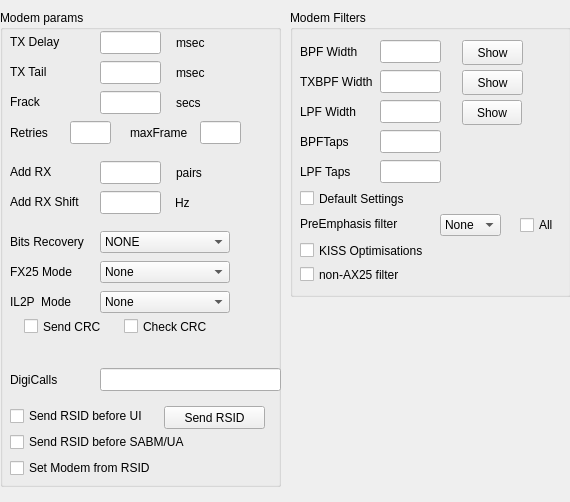
     <widget class="QWidget" name="scrollAreaWidgetContents_3">
      <property name="geometry">
       <rect>
        <x>0</x>
        <y>0</y>
        <width>570</width>
        <height>502</height>
       </rect>
      </property>
      <widget class="QGroupBox" name="filtersC">
       <property name="geometry">
        <rect>
         <x>290</x>
         <y>10</y>
         <width>281</width>
         <height>287</height>
        </rect>
       </property>
       <property name="title">
        <string>Modem Filters</string>
       </property>
       <widget class="QPushButton" name="showBPF_C">
        <property name="geometry">
         <rect>
          <x>172</x>
          <y>30</y>
          <width>61</width>
          <height>25</height>
         </rect>
        </property>
        <property name="text">
         <string>Show</string>
        </property>
       </widget>
       <widget class="QPushButton" name="showTXBPF_C">
        <property name="geometry">
         <rect>
          <x>172</x>
          <y>60</y>
          <width>61</width>
          <height>25</height>
         </rect>
        </property>
        <property name="text">
         <string>Show</string>
        </property>
       </widget>
       <widget class="QPushButton" name="showLPF_C">
        <property name="geometry">
         <rect>
          <x>172</x>
          <y>90</y>
          <width>60</width>
          <height>25</height>
         </rect>
        </property>
        <property name="text">
         <string>Show</string>
        </property>
       </widget>
       <widget class="QLineEdit" name="BPFWidthC">
        <property name="geometry">
         <rect>
          <x>90</x>
          <y>30</y>
          <width>61</width>
          <height>23</height>
         </rect>
        </property>
       </widget>
       <widget class="QLabel" name="label_35">
        <property name="geometry">
         <rect>
          <x>10</x>
          <y>30</y>
          <width>71</width>
          <height>23</height>
         </rect>
        </property>
        <property name="text">
         <string>BPF Width</string>
        </property>
       </widget>
       <widget class="QLabel" name="label_36">
        <property name="geometry">
         <rect>
          <x>10</x>
          <y>60</y>
          <width>81</width>
          <height>23</height>
         </rect>
        </property>
        <property name="text">
         <string>TXBPF Width</string>
        </property>
       </widget>
       <widget class="QLineEdit" name="TXBPFWidthC">
        <property name="geometry">
         <rect>
          <x>90</x>
          <y>60</y>
          <width>61</width>
          <height>23</height>
         </rect>
        </property>
       </widget>
       <widget class="QLabel" name="label_37">
        <property name="geometry">
         <rect>
          <x>10</x>
          <y>90</y>
          <width>71</width>
          <height>23</height>
         </rect>
        </property>
        <property name="text">
         <string>LPF Width</string>
        </property>
       </widget>
       <widget class="QLineEdit" name="LPFWidthC">
        <property name="geometry">
         <rect>
          <x>90</x>
          <y>90</y>
          <width>61</width>
          <height>23</height>
         </rect>
        </property>
       </widget>
       <widget class="QLineEdit" name="BPFTapsC">
        <property name="geometry">
         <rect>
          <x>90</x>
          <y>120</y>
          <width>61</width>
          <height>23</height>
         </rect>
        </property>
       </widget>
       <widget class="QLineEdit" name="LPFTapsC">
        <property name="geometry">
         <rect>
          <x>90</x>
          <y>150</y>
          <width>61</width>
          <height>23</height>
         </rect>
        </property>
       </widget>
       <widget class="QComboBox" name="preEmphC">
        <property name="geometry">
         <rect>
          <x>150</x>
          <y>204</y>
          <width>61</width>
          <height>22</height>
         </rect>
        </property>
        <item>
         <property name="text">
          <string>None</string>
         </property>
        </item>
        <item>
         <property name="text">
          <string>6 dB</string>
         </property>
        </item>
        <item>
         <property name="text">
          <string>12 dB</string>
         </property>
        </item>
       </widget>
       <widget class="QCheckBox" name="DefaultC">
        <property name="geometry">
         <rect>
          <x>10</x>
          <y>180</y>
          <width>171</width>
          <height>17</height>
         </rect>
        </property>
        <property name="text">
         <string>Default Settings</string>
        </property>
       </widget>
       <widget class="QCheckBox" name="KISSOptC">
        <property name="geometry">
         <rect>
          <x>10</x>
          <y>232</y>
          <width>166</width>
          <height>17</height>
         </rect>
        </property>
        <property name="text">
         <string>KISS Optimisations</string>
        </property>
       </widget>
       <widget class="QCheckBox" name="nonAX25C">
        <property name="geometry">
         <rect>
          <x>10</x>
          <y>256</y>
          <width>176</width>
          <height>17</height>
         </rect>
        </property>
        <property name="text">
         <string>non-AX25 filter</string>
        </property>
       </widget>
       <widget class="QLabel" name="label_38">
        <property name="geometry">
         <rect>
          <x>10</x>
          <y>120</y>
          <width>71</width>
          <height>23</height>
         </rect>
        </property>
        <property name="text">
         <string>BPFTaps</string>
        </property>
       </widget>
       <widget class="QLabel" name="label_39">
        <property name="geometry">
         <rect>
          <x>10</x>
          <y>150</y>
          <width>71</width>
          <height>23</height>
         </rect>
        </property>
        <property name="text">
         <string>LPF Taps</string>
        </property>
       </widget>
       <widget class="QLabel" name="label_40">
        <property name="geometry">
         <rect>
          <x>10</x>
          <y>203</y>
          <width>141</width>
          <height>22</height>
         </rect>
        </property>
        <property name="text">
         <string>PreEmphasis filter</string>
        </property>
       </widget>
       <widget class="QCheckBox" name="preEmphAllC">
        <property name="geometry">
         <rect>
          <x>230</x>
          <y>207</y>
          <width>51</width>
          <height>16</height>
         </rect>
        </property>
        <property name="text">
         <string>All</string>
        </property>
       </widget>
      </widget>
      <widget class="QWidget" name="layoutWidget_3">
       <property name="geometry">
        <rect>
         <x>175</x>
         <y>545</y>
         <width>209</width>
         <height>33</height>
        </rect>
       </property>
       <layout class="QHBoxLayout" name="_3">
        <property name="spacing">
         <number>6</number>
        </property>
        <property name="leftMargin">
         <number>0</number>
        </property>
        <property name="topMargin">
         <number>0</number>
        </property>
        <property name="rightMargin">
         <number>0</number>
        </property>
        <property name="bottomMargin">
         <number>0</number>
        </property>
        <item>
         <widget class="QPushButton" name="okButton_3">
          <property name="text">
           <string>OK</string>
          </property>
         </widget>
        </item>
        <item>
         <widget class="QPushButton" name="cancelButton_3">
          <property name="text">
           <string>Cancel</string>
          </property>
         </widget>
        </item>
       </layout>
      </widget>
      <widget class="QGroupBox" name="groupBox_3">
       <property name="geometry">
        <rect>
         <x>0</x>
         <y>10</y>
         <width>281</width>
         <height>477</height>
        </rect>
       </property>
       <property name="title">
        <string>Modem params</string>
       </property>
       <widget class="QLineEdit" name="RXShiftC">
        <property name="geometry">
         <rect>
          <x>100</x>
          <y>181</y>
          <width>61</width>
          <height>23</height>
         </rect>
        </property>
       </widget>
       <widget class="QLineEdit" name="TXDelayC">
        <property name="geometry">
         <rect>
          <x>100</x>
          <y>21</y>
          <width>61</width>
          <height>23</height>
         </rect>
        </property>
       </widget>
       <widget class="QLineEdit" name="TXTailC">
        <property name="geometry">
         <rect>
          <x>100</x>
          <y>51</y>
          <width>61</width>
          <height>23</height>
         </rect>
        </property>
       </widget>
       <widget class="QLineEdit" name="AddRXC">
        <property name="geometry">
         <rect>
          <x>100</x>
          <y>151</y>
          <width>61</width>
          <height>23</height>
         </rect>
        </property>
       </widget>
       <widget class="QComboBox" name="recoverBitC">
        <property name="geometry">
         <rect>
          <x>100</x>
          <y>221</y>
          <width>130</width>
          <height>22</height>
         </rect>
        </property>
        <item>
         <property name="text">
          <string>NONE</string>
         </property>
        </item>
        <item>
         <property name="text">
          <string>SINGLE</string>
         </property>
        </item>
       </widget>
       <widget class="QLabel" name="label_34">
        <property name="geometry">
         <rect>
          <x>10</x>
          <y>20</y>
          <width>71</width>
          <height>23</height>
         </rect>
        </property>
        <property name="text">
         <string>TX Delay</string>
        </property>
       </widget>
       <widget class="QLabel" name="label_41">
        <property name="geometry">
         <rect>
          <x>10</x>
          <y>50</y>
          <width>71</width>
          <height>23</height>
         </rect>
        </property>
        <property name="text">
         <string>TX Tail</string>
        </property>
       </widget>
       <widget class="QLabel" name="label_42">
        <property name="geometry">
         <rect>
          <x>10</x>
          <y>150</y>
          <width>71</width>
          <height>23</height>
         </rect>
        </property>
        <property name="text">
         <string>Add RX</string>
        </property>
       </widget>
       <widget class="QLabel" name="label_43">
        <property name="geometry">
         <rect>
          <x>10</x>
          <y>180</y>
          <width>71</width>
          <height>23</height>
         </rect>
        </property>
        <property name="text">
         <string>Add RX Shift</string>
        </property>
       </widget>
       <widget class="QLabel" name="label_44">
        <property name="geometry">
         <rect>
          <x>10</x>
          <y>220</y>
          <width>91</width>
          <height>23</height>
         </rect>
        </property>
        <property name="text">
         <string>Bits Recovery</string>
        </property>
       </widget>
       <widget class="QLabel" name="label_45">
        <property name="geometry">
         <rect>
          <x>176</x>
          <y>21</y>
          <width>71</width>
          <height>23</height>
         </rect>
        </property>
        <property name="text">
         <string>msec</string>
        </property>
       </widget>
       <widget class="QLabel" name="label_46">
        <property name="geometry">
         <rect>
          <x>176</x>
          <y>51</y>
          <width>71</width>
          <height>23</height>
         </rect>
        </property>
        <property name="text">
         <string>msec</string>
        </property>
       </widget>
       <widget class="QLabel" name="label_47">
        <property name="geometry">
         <rect>
          <x>176</x>
          <y>151</y>
          <width>71</width>
          <height>23</height>
         </rect>
        </property>
        <property name="text">
         <string>pairs</string>
        </property>
       </widget>
       <widget class="QLabel" name="label_48">
        <property name="geometry">
         <rect>
          <x>175</x>
          <y>181</y>
          <width>71</width>
          <height>23</height>
         </rect>
        </property>
        <property name="text">
         <string>Hz</string>
        </property>
       </widget>
       <widget class="QComboBox" name="fx25ModeC">
        <property name="geometry">
         <rect>
          <x>100</x>
          <y>251</y>
          <width>130</width>
          <height>22</height>
         </rect>
        </property>
        <item>
         <property name="text">
          <string>None</string>
         </property>
        </item>
        <item>
         <property name="text">
          <string>RX Only</string>
         </property>
        </item>
        <item>
         <property name="text">
          <string>RX+TX</string>
         </property>
        </item>
       </widget>
       <widget class="QLabel" name="label_49">
        <property name="geometry">
         <rect>
          <x>10</x>
          <y>250</y>
          <width>86</width>
          <height>23</height>
         </rect>
        </property>
        <property name="text">
         <string>FX25 Mode</string>
        </property>
       </widget>
       <widget class="QLabel" name="label_75">
        <property name="geometry">
         <rect>
          <x>10</x>
          <y>80</y>
          <width>71</width>
          <height>23</height>
         </rect>
        </property>
        <property name="text">
         <string>Frack</string>
        </property>
       </widget>
       <widget class="QLabel" name="label_76">
        <property name="geometry">
         <rect>
          <x>176</x>
          <y>81</y>
          <width>71</width>
          <height>23</height>
         </rect>
        </property>
        <property name="text">
         <string>secs</string>
        </property>
       </widget>
       <widget class="QLineEdit" name="FrackC">
        <property name="geometry">
         <rect>
          <x>100</x>
          <y>81</y>
          <width>61</width>
          <height>23</height>
         </rect>
        </property>
       </widget>
       <widget class="QCheckBox" name="RSIDSABM_C">
        <property name="geometry">
         <rect>
          <x>10</x>
          <y>422</y>
          <width>251</width>
          <height>20</height>
         </rect>
        </property>
        <property name="text">
         <string>Send RSID before SABM/UA</string>
        </property>
       </widget>
       <widget class="QCheckBox" name="RSID_3_SETMODEM">
        <property name="geometry">
         <rect>
          <x>10</x>
          <y>448</y>
          <width>171</width>
          <height>20</height>
         </rect>
        </property>
        <property name="text">
         <string>Set Modem from RSID</string>
        </property>
       </widget>
       <widget class="QCheckBox" name="RSIDUI_C">
        <property name="geometry">
         <rect>
          <x>10</x>
          <y>396</y>
          <width>171</width>
          <height>20</height>
         </rect>
        </property>
        <property name="text">
         <string>Send RSID before UI</string>
        </property>
       </widget>
       <widget class="QPushButton" name="SendRSID_3">
        <property name="geometry">
         <rect>
          <x>164</x>
          <y>396</y>
          <width>101</width>
          <height>23</height>
         </rect>
        </property>
        <property name="text">
         <string>Send RSID</string>
        </property>
       </widget>
       <widget class="QLabel" name="label_81">
        <property name="geometry">
         <rect>
          <x>10</x>
          <y>358</y>
          <width>71</width>
          <height>23</height>
         </rect>
        </property>
        <property name="text">
         <string>DigiCalls</string>
        </property>
       </widget>
       <widget class="QLineEdit" name="DigiCallsC">
        <property name="geometry">
         <rect>
          <x>100</x>
          <y>358</y>
          <width>181</width>
          <height>23</height>
         </rect>
        </property>
       </widget>
       <widget class="QLabel" name="label_89">
        <property name="geometry">
         <rect>
          <x>130</x>
          <y>111</y>
          <width>71</width>
          <height>23</height>
         </rect>
        </property>
        <property name="text">
         <string>maxFrame</string>
        </property>
       </widget>
       <widget class="QLineEdit" name="RetriesC">
        <property name="geometry">
         <rect>
          <x>70</x>
          <y>111</y>
          <width>41</width>
          <height>23</height>
         </rect>
        </property>
       </widget>
       <widget class="QLabel" name="label_77">
        <property name="geometry">
         <rect>
          <x>10</x>
          <y>111</y>
          <width>71</width>
          <height>23</height>
         </rect>
        </property>
        <property name="text">
         <string>Retries</string>
        </property>
       </widget>
       <widget class="QLineEdit" name="MaxFrameC">
        <property name="geometry">
         <rect>
          <x>200</x>
          <y>111</y>
          <width>41</width>
          <height>23</height>
         </rect>
        </property>
       </widget>
       <widget class="QCheckBox" name="CRCRX_C">
        <property name="geometry">
         <rect>
          <x>124</x>
          <y>308</y>
          <width>107</width>
          <height>17</height>
         </rect>
        </property>
        <property name="text">
         <string>Check CRC</string>
        </property>
       </widget>
       <widget class="QCheckBox" name="CRCTX_C">
        <property name="geometry">
         <rect>
          <x>24</x>
          <y>308</y>
          <width>95</width>
          <height>17</height>
         </rect>
        </property>
        <property name="text">
         <string>Send CRC</string>
        </property>
       </widget>
      </widget>
      <widget class="QComboBox" name="IL2PModeC">
       <property name="geometry">
        <rect>
         <x>100</x>
         <y>291</y>
         <width>130</width>
         <height>22</height>
        </rect>
       </property>
       <item>
        <property name="text">
         <string>None</string>
        </property>
       </item>
       <item>
        <property name="text">
         <string>RX Only</string>
        </property>
       </item>
       <item>
        <property name="text">
         <string>RX+TX</string>
        </property>
       </item>
       <item>
        <property name="text">
         <string>il2p Only</string>
        </property>
       </item>
      </widget>
      <widget class="QLabel" name="label_85">
       <property name="geometry">
        <rect>
         <x>10</x>
         <y>290</y>
         <width>86</width>
         <height>23</height>
        </rect>
       </property>
       <property name="text">
        <string>IL2P  Mode</string>
       </property>
      </widget>
     </widget>
